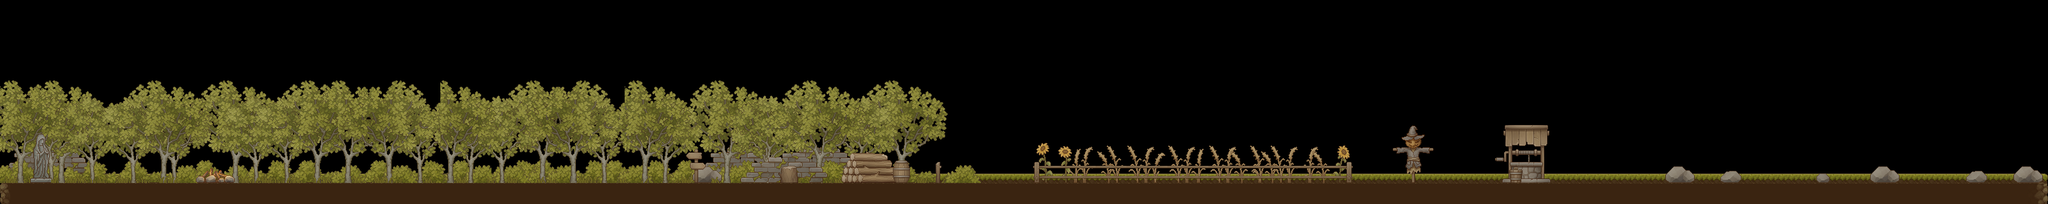

Below is a game level as drawn by its tile map, then a one-line description and the .tmx that defines it (tile-layer data replaced by summaries):
An orthogonal 200x20 tile map with 16x16 px tiles, 16 tile layers (ground, bushes, bushes1, bushes2, ...), 2 tilesets.

<map version="1.9" tiledversion="1.9.2" orientation="orthogonal" renderorder="right-down" width="200" height="20" tilewidth="16" tileheight="16" infinite="0" nextlayerid="36" nextobjectid="12">
 <tileset firstgid="1" source="TX Tileset Ground.tsx" />
 <tileset firstgid="257" source="TX Village Props.tsx" />
 <layer id="15" name="ground" width="200" height="20">
  <data>[4000 cells, 473 non-empty, 33 distinct tile ids]</data>
 </layer>
 <layer id="32" name="bushes" width="200" height="20" offsetx="0" offsety="15.5">
  <data>[4000 cells, 144 non-empty, 18 distinct tile ids]</data>
 </layer>
 <layer id="34" name="bushes1" width="200" height="20" offsetx="0" offsety="14.5">
  <data>[4000 cells, 180 non-empty, 18 distinct tile ids]</data>
 </layer>
 <layer id="35" name="bushes2" width="200" height="20" offsetx="0" offsety="15.5">
  <data>[4000 cells, 106 non-empty, 8 distinct tile ids]</data>
 </layer>
 <group id="21" name="tree" offsetx="0" offsety="15.5">
  <layer id="17" name="tree1" width="200" height="20">
   <data>[4000 cells, 612 non-empty, 102 distinct tile ids]</data>
  </layer>
  <layer id="18" name="tree2" width="200" height="20">
   <data>[4000 cells, 504 non-empty, 72 distinct tile ids]</data>
  </layer>
  <layer id="19" name="tree3" width="200" height="20">
   <data>[4000 cells, 504 non-empty, 72 distinct tile ids]</data>
  </layer>
  <layer id="20" name="tree4" width="200" height="20">
   <data>[4000 cells, 743 non-empty, 118 distinct tile ids]</data>
  </layer>
 </group>
 <group id="23" name="grass" offsetx="0" offsety="15">
  <layer id="24" name="grass2" width="200" height="20">
   <data>[4000 cells, 37 non-empty, 8 distinct tile ids]</data>
  </layer>
  <layer id="22" name="grass1" width="200" height="20">
   <data>[4000 cells, 62 non-empty, 10 distinct tile ids]</data>
  </layer>
 </group>
 <group id="28" name="plants" offsetx="0" offsety="15.5">
  <layer id="25" name="wheat1" width="200" height="20">
   <data>[4000 cells, 51 non-empty, 8 distinct tile ids]</data>
  </layer>
  <layer id="26" name="wheat2" width="200" height="20">
   <data>[4000 cells, 53 non-empty, 8 distinct tile ids]</data>
  </layer>
  <layer id="27" name="wheat3" width="200" height="20">
   <data>[4000 cells, 63 non-empty, 22 distinct tile ids]</data>
  </layer>
  <layer id="29" name="sunflowwer" width="200" height="20">
   <data>[4000 cells, 92 non-empty, 92 distinct tile ids]</data>
  </layer>
 </group>
 <layer id="31" name="statue" width="200" height="20" offsetx="0" offsety="15.5">
  <data>[4000 cells, 213 non-empty, 108 distinct tile ids]</data>
 </layer>
 <layer id="30" name="bonfire" width="200" height="20" offsetx="0" offsety="15.5">
  <data>[4000 cells, 22 non-empty, 22 distinct tile ids]</data>
 </layer>
</map>
